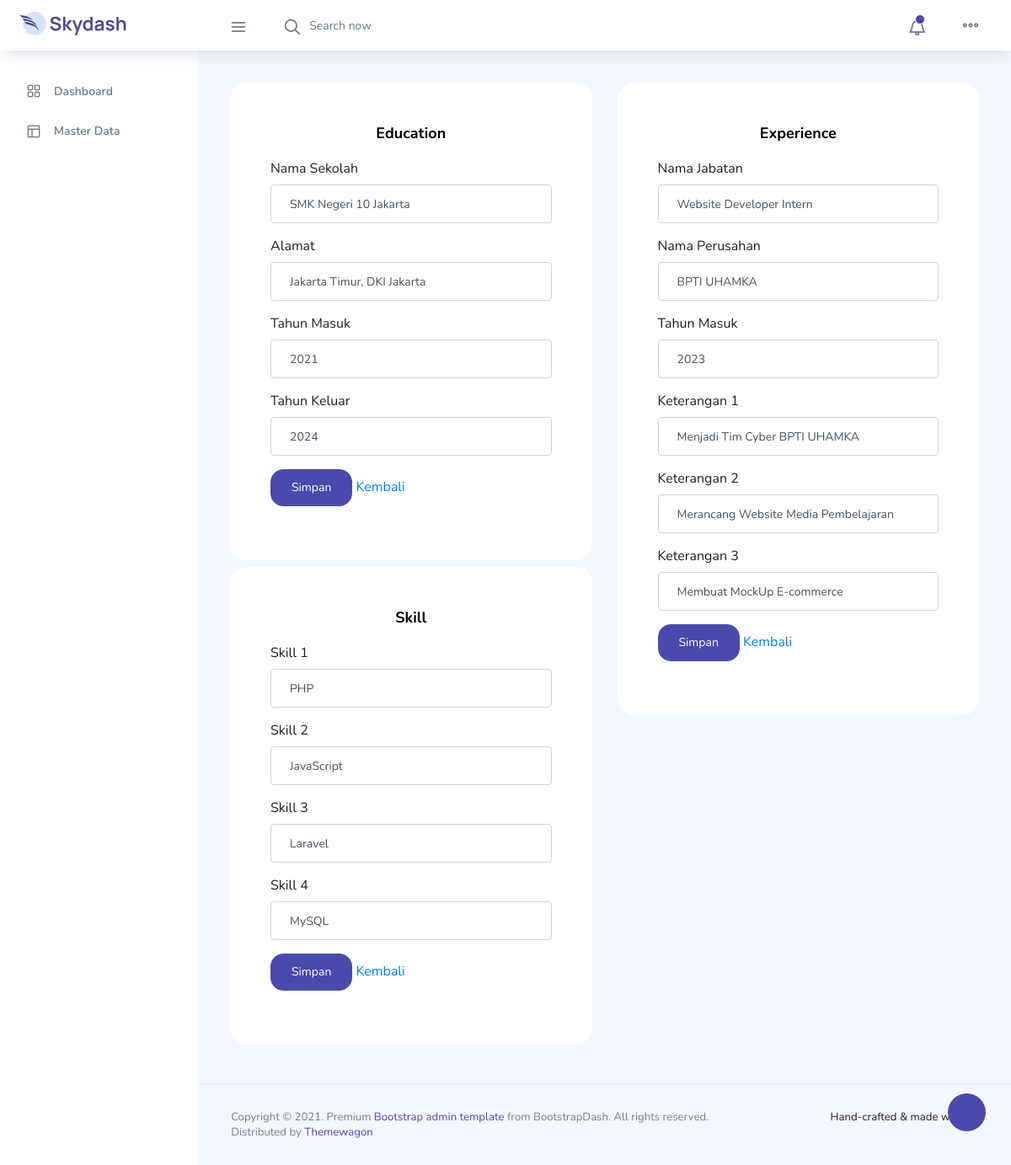
Page /admin/index.php?pg=resume (signed in) on the committed database.
### tables this page shows
CREATE TABLE `education` (
  `id` int(11) NOT NULL,
  `nama_sekolah` varchar(100) NOT NULL,
  `alamat` varchar(150) NOT NULL,
  `tahun_masuk` int(100) NOT NULL,
  `tahun_keluar` int(100) NOT NULL,
  `created_at` timestamp NOT NULL DEFAULT current_timestamp(),
  `updated_at` timestamp NOT NULL DEFAULT current_timestamp() ON UPDATE current_timestamp()
);

CREATE TABLE `skill` (
  `id` int(11) NOT NULL,
  `skill_satu` text NOT NULL,
  `skill_dua` text NOT NULL,
  `skill_tiga` text NOT NULL,
  `skill_empat` text NOT NULL,
  `created_at` timestamp NOT NULL DEFAULT current_timestamp(),
  `updated_at` timestamp NOT NULL DEFAULT current_timestamp() ON UPDATE current_timestamp()
);

CREATE TABLE `experience` (
  `id` int(11) NOT NULL,
  `posisi_jabatan` varchar(150) NOT NULL,
  `nama_perusahaan` varchar(150) NOT NULL,
  `tahun_masuk` int(11) NOT NULL,
  `keterangan_satu` text NOT NULL,
  `keterangan_dua` text NOT NULL,
  `keterangan_tiga` text NOT NULL,
  `created_at` timestamp NOT NULL DEFAULT current_timestamp(),
  `updated_at` timestamp NOT NULL DEFAULT current_timestamp() ON UPDATE current_timestamp()
);

### admin/content/resume.php (the view, shortened to what this page needs)
<?php
    $queryeducation = mysqli_query($koneksi, "SELECT * FROM education ORDER BY id DESC");
    $roweducation = mysqli_fetch_assoc($queryeducation);
    $querySkill = mysqli_query($koneksi, "SELECT * FROM skill ORDER BY id DESC");
    $rowSkill = mysqli_fetch_assoc($querySkill);
    $queryExp = mysqli_query($koneksi, "SELECT * FROM experience ORDER BY id DESC");
    $rowExp = mysqli_fetch_assoc($queryExp);
?>
<div class="row">
    <div class="col">
        <div class="row">
            <div class="col col-12">
                <div class="card p-5 mb-2">
                    <div class="card-title d-flex justify-content-center">
                        Education
                    </div>
                    <form action="" method="post" enctype="multipart/form-data">
                        <div class="mb-3">
                            <label for="">Nama Sekolah</label>
                            <input value="<?= $roweducation['nama_sekolah'] ?>" type="text" class="form-control" name="nama_sekolah" placeholder="Nama Sekolah" id="">
                        </div>
                        <div class="mb-3">
                            <label for="">Alamat</label>
                            <input value="<?= $roweducation['alamat'] ?>" type="text" class="form-control" name="alamat" placeholder="Alamat" id="">
                        </div>
                        <div class="mb-3">
                            <label for="">Tahun Masuk</label>
                            <input value="<?= $roweducation['tahun_masuk'] ?>" type="number" class="form-control" name="tahun_masuk" placeholder="Tahun Masuk" id="">
                        </div>
                        <div class="mb-3">
                            <label for="">Tahun Keluar</label>
                            <input value="<?= $roweducation['tahun_keluar'] ?>" type="number" class="form-control" name="tahun_keluar" placeholder="Tahun Keluar" id="">
                        </div>
                        <div class="mb-3">
                            <input type="submit" class="btn btn-primary" name="beducation" value="Simpan">
                            <a href="?pg=education">Kembali</a>
                        </div>
                    </form>
                </div>
            </div>
            <div class="col col-12">
                <div class="card p-5 mb-2">
                    <div class="card-title d-flex justify-content-center">
                        Skill
                    </div>
                    <form action="" method="post" enctype="multipart/form-data">
                        <div class="mb-3">
                            <label for="">Skill 1</label>
                            <input value="<?= $rowSkill['skill_satu'] ?>" type="text" class="form-control" name="skill_satu" placeholder="Nama Skill" id="">
                        </div>
                        <div class="mb-3">
                            <label for="">Skill 2</label>
                            <input value="<?= $rowSkill['skill_dua'] ?>" type="text" class="form-control" name="skill_dua" placeholder="Nama Skill" id="">
                        </div>
                        <div class="mb-3">
                            <label for="">Skill 3</label>
                            <input value="<?= $rowSkill['skill_tiga'] ?>" type="text" class="form-control" name="skill_tiga" placeholder="Nama Skill" id="">
                        </div>
                        <div class="mb-3">
                            <label for="">Skill 4</label>
                            <input value="<?= $rowSkill['skill_empat'] ?>" type="text" class="form-control" name="skill_empat" placeholder="Nama Skill" id="">
                        </div>
                        <div class="mb-3">
                            <input type="submit" class="btn btn-primary" name="bskill" value="Simpan">
                            <a href="?pg=education">Kembali</a>
                        </div>
                    </form>
                </div>
            </div>
        </div>
    </div>
    <div class="col">
        <div class="card p-5 mb-2">
            <div class="card-title d-flex justify-content-center">
                Experience
            </div>
            <form action="" method="post" enctype="multipart/form-data">
                <div class="mb-3">
                    <label for="">Nama Jabatan</label>
                    <input value="<?= $rowExp['posisi_jabatan'] ?>" type="text" class="form-control" name="posisi_jabatan" placeholder="Nama Sekolah" id="">
                </div>
                <div class="mb-3">
                    <label for="">Nama Perusahan</label>
                    <input value="<?= $rowExp['nama_perusahaan'] ?>" type="text" class="form-control" name="nama_perusahaan" placeholder="Alamat" id="">
                </div>
                <div class="mb-3">
                    <label for="">Tahun Masuk</label>
                    <input value="<?= $rowExp['tahun_masuk'] ?>" type="text" class="form-control" name="tahun_masuk" placeholder="Tahun Masuk" id="">
                </div>
                <div class="mb-3">
                    <label for="">Keterangan 1</label>
                    <input value="<?= $rowExp['keterangan_satu'] ?>" type="text" class="form-control" name="keterangan_satu" placeholder="Tahun Keluar" id="">
                </div>
                <div class="mb-3">
                    <label for="">Keterangan 2</label>
                    <input value="<?= $rowExp['keterangan_dua'] ?>" type="text" class="form-control" name="keterangan_dua" placeholder="Tahun Keluar" id="">
                </div>
                <div class="mb-3">
                    <label for="">Keterangan 3</label>
                    <input value="<?= $rowExp['keterangan_tiga'] ?>" type="text" class="form-control" name="keterangan_tiga" placeholder="Tahun Keluar" id="">
                </div>
                <div class="mb-3">
                    <input type="submit" class="btn btn-primary" name="bexp" value="Simpan">
                    <a href="?pg=education">Kembali</a>
                </div>
            </form>
        </div>
    </div>
</div>

### admin/index.php (shortened to what this page needs)
<!DOCTYPE html>
<html lang="en">
<head>
  <link rel="stylesheet" href="../asset/adm/vendors/feather/feather.css">
  <link rel="stylesheet" href="../asset/adm/vendors/ti-icons/css/themify-icons.css">
  <link rel="stylesheet" href="../asset/adm/vendors/css/vendor.bundle.base.css">
  <link rel="stylesheet" href="../asset/adm/vendors/datatables.net-bs4/dataTables.bootstrap4.css">
  <link rel="stylesheet" href="../asset/adm/vendors/ti-icons/css/themify-icons.css">
  <link rel="stylesheet" type="text/css" href="js/select.dataTables.min.css">
  <link rel="stylesheet" href="../asset/adm/css/vertical-layout-light/style.css">
</head>
<body>
  <div class="container-scroller">
    <?php include 'inc/navbar.php'; ?>
    <div class="container-fluid page-body-wrapper">
      <div class="theme-setting-wrapper">
        <div id="settings-trigger"><i class="ti-settings"></i></div>
      </div>
      <?php include 'inc/sidebar.php'; ?>
      <div class="main-panel">
        <div class="content-wrapper">
          <?php
                  if (isset($_GET['pg'])) {
                      if (file_exists('content/' . $_GET['pg'] . '.php')) {
                          include 'content/' . $_GET['pg'] . '.php';
                      }
                  }else{
                      include 'content/home.php';
                  }
          ?>
        </div>
        <footer class="footer">
          <div class="d-sm-flex justify-content-center justify-content-sm-between">
            <span class="text-muted text-center text-sm-left d-block d-sm-inline-block">Copyright © 2021.  Premium <a href="https://www.bootstrapdash.com/" target="_blank">Bootstrap admin template</a> from BootstrapDash. All rights reserved.</span>
            <span class="float-none float-sm-right d-block mt-1 mt-sm-0 text-center">Hand-crafted & made with <i class="ti-heart text-danger ml-1"></i></span>
          </div>
          <div class="d-sm-flex justify-content-center justify-content-sm-between">
            <span class="text-muted text-center text-sm-left d-block d-sm-inline-block">Distributed by <a href="https://www.themewagon.com/" target="_blank">Themewagon</a></span>
          </div>
        </footer>
      </div>
    </div>
  </div>
</body>
</html>

### admin/inc/navbar.php (shortened to what this page needs)
<nav class="navbar col-lg-12 col-12 p-0 fixed-top d-flex flex-row">
    <div class="text-center navbar-brand-wrapper d-flex align-items-center justify-content-center">
        <a class="navbar-brand brand-logo mr-5" href="index.html"><img src="../asset/adm/images/logo.svg" class="mr-2" alt="logo"/></a>
    </div>
    <div class="navbar-menu-wrapper d-flex align-items-center justify-content-end">
    <button class="navbar-toggler navbar-toggler align-self-center" type="button" data-toggle="minimize">
        <span class="icon-menu"></span>
    </button>
    <ul class="navbar-nav mr-lg-2">
        <li class="nav-item nav-search d-none d-lg-block">
        <div class="input-group">
            <div class="input-group-prepend hover-cursor" id="navbar-search-icon">
            <span class="input-group-text" id="search">
                <i class="icon-search"></i>
            </span>
            </div>
            <input type="text" class="form-control" id="navbar-search-input" placeholder="Search now" aria-label="search" aria-describedby="search">
        </div>
        </li>
    </ul>
    <ul class="navbar-nav navbar-nav-right">
        <li class="nav-item dropdown">
        <a class="nav-link count-indicator dropdown-toggle" id="notificationDropdown" href="#" data-toggle="dropdown">
            <i class="icon-bell mx-0"></i>
            <span class="count"></span>
        </a>
        </li>
        <li class="nav-item nav-profile dropdown">
        <a class="nav-link dropdown-toggle" href="#" data-toggle="dropdown" id="profileDropdown">
        </a>
        </li>
        <li class="nav-item nav-settings d-none d-lg-flex">
        <a class="nav-link" href="#">
            <i class="icon-ellipsis"></i>
        </a>
        </li>
    </ul>
    </div>
</nav>

### admin/inc/sidebar.php (shortened to what this page needs)
<nav class="sidebar sidebar-offcanvas" id="sidebar">
    <ul class="nav">
        <li class="nav-item">
            <a class="nav-link" href="index.html">
                <i class="icon-grid menu-icon"></i>
                <span class="menu-title">Dashboard</span>
            </a>
        </li>
        <li class="nav-item">
            <a class="nav-link" data-toggle="collapse" href="#ui-basic" aria-expanded="false" aria-controls="ui-basic">
                <i class="icon-layout menu-icon"></i>
                <span class="menu-title">Master Data</span>
                <i class="menu-arrow"></i>
            </a>
        </li>
    </ul>
</nav>

### rows in the picture
education: nama_sekolah "SMK Negeri 10 Jakarta", alamat "Jakarta Timur, DKI Jakarta", tahun_masuk "2021", tahun_keluar "2024"
skill: skill_satu "PHP", skill_dua "JavaScript", skill_tiga "Laravel", skill_empat "MySQL"
experience: posisi_jabatan "Website Developer Intern", nama_perusahaan "BPTI UHAMKA", tahun_masuk "2023", keterangan_satu "Menjadi Tim Cyber BPTI UHAMKA", keterangan_dua "Merancang Website Media Pembelajaran", keterangan_tiga "Membuat MockUp E-commerce"
